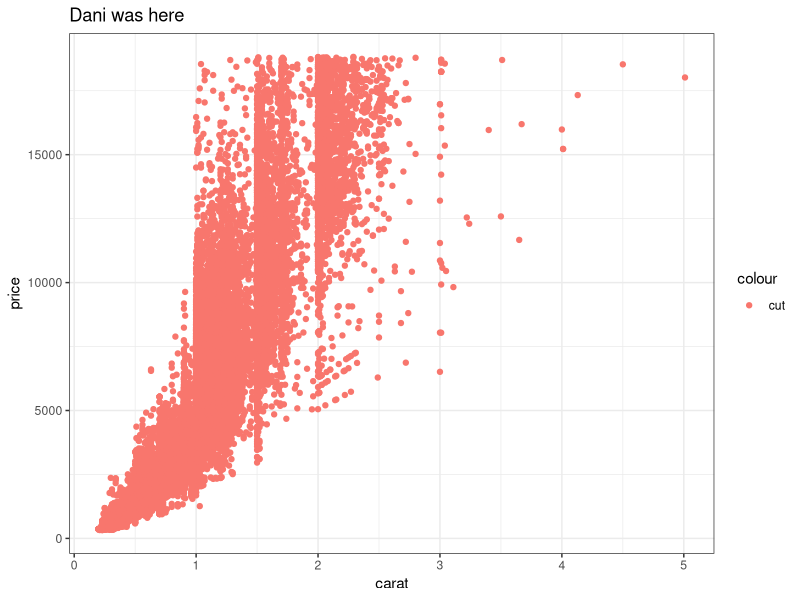
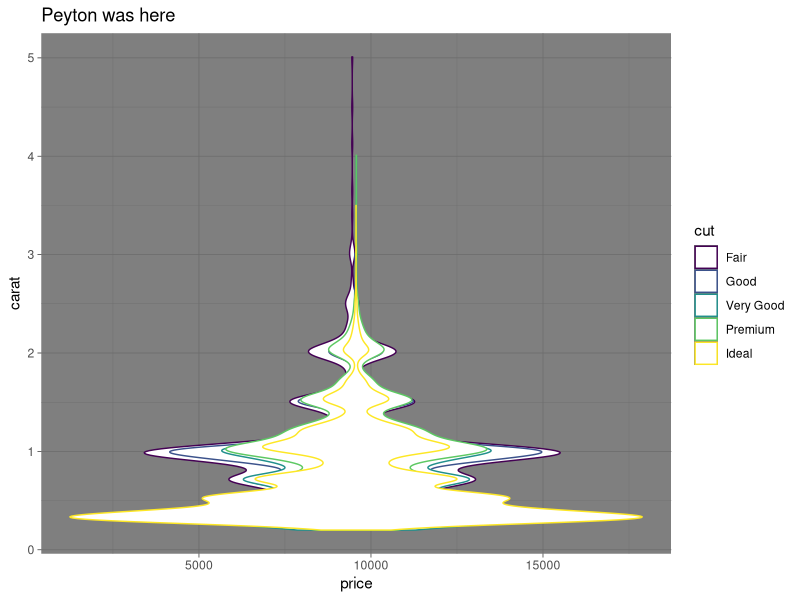

The R source for these figures, in order: (Note: this script raises an error after producing the figures.)
## ---- chunk 1
knitr::opts_chunk$set(echo = TRUE)
library(tidyverse)
## ---- chunk 2
# Partner 1: 
# Run the code below to see the original graph
# Change the code below to make the point color change based on 'cut', and update the theme to theme_bw(). Update the title to include your first name. 

ggplot(data = diamonds, aes(x = carat, y = price)) +
  geom_point(aes(color = "cut")) +
  theme_bw() +
  labs(title = "Dani was here")
## ---- chunk 3
# Partner 2: 
# Run the code below to see the original graph
# Change the code below to make the geom a geom_jitter, and update the theme to theme_light. Update the title to include your first name. 

ggplot(data = diamonds, aes(x = price, y = carat)) +
  geom_violin(aes(color = cut)) +
  theme_dark() +
  labs(title = "Peyton was here")

#HII
## ---- chunk 4
ggplot(data = diamonds, aes(x = depth, y = carat)) +
  geom_point(aes(color = blue)) +
  labs(x= "Peyton Rocks!", 
       y = "Whales are cool")
  theme_void()
  
  # hello there! 
  
## ---- chunk 5

